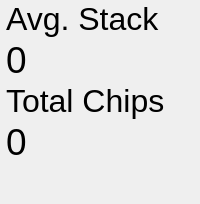
       <widget class="QFrame" name="frame_3">
        <property name="minimumSize">
         <size>
          <width>100</width>
          <height>0</height>
         </size>
        </property>
        <property name="frameShape">
         <enum>QFrame::NoFrame</enum>
        </property>
        <property name="frameShadow">
         <enum>QFrame::Raised</enum>
        </property>
        <layout class="QVBoxLayout" name="verticalLayout_3">
         <property name="spacing">
          <number>2</number>
         </property>
         <property name="leftMargin">
          <number>6</number>
         </property>
         <property name="topMargin">
          <number>1</number>
         </property>
         <property name="rightMargin">
          <number>6</number>
         </property>
         <property name="bottomMargin">
          <number>1</number>
         </property>
         <item>
          <widget class="QLabel" name="lblAvgStackLabel">
           <property name="font">
            <font>
             <pointsize>24</pointsize>
            </font>
           </property>
           <property name="text">
            <string>Avg. Stack</string>
           </property>
          </widget>
         </item>
         <item>
          <widget class="QLabel" name="lblAvgStack">
           <property name="font">
            <font>
             <pointsize>28</pointsize>
            </font>
           </property>
           <property name="text">
            <string>0</string>
           </property>
          </widget>
         </item>
         <item>
          <widget class="QLabel" name="lblTotalChipsLabel">
           <property name="font">
            <font>
             <pointsize>24</pointsize>
            </font>
           </property>
           <property name="text">
            <string>Total Chips</string>
           </property>
          </widget>
         </item>
         <item>
          <widget class="QLabel" name="lblTotalChips">
           <property name="font">
            <font>
             <pointsize>28</pointsize>
            </font>
           </property>
           <property name="text">
            <string>0</string>
           </property>
          </widget>
         </item>
         <item>
          <spacer name="verticalSpacer_3">
           <property name="orientation">
            <enum>Qt::Vertical</enum>
           </property>
           <property name="sizeHint" stdset="0">
            <size>
             <width>20</width>
             <height>40</height>
            </size>
           </property>
          </spacer>
         </item>
        </layout>
       </widget>
